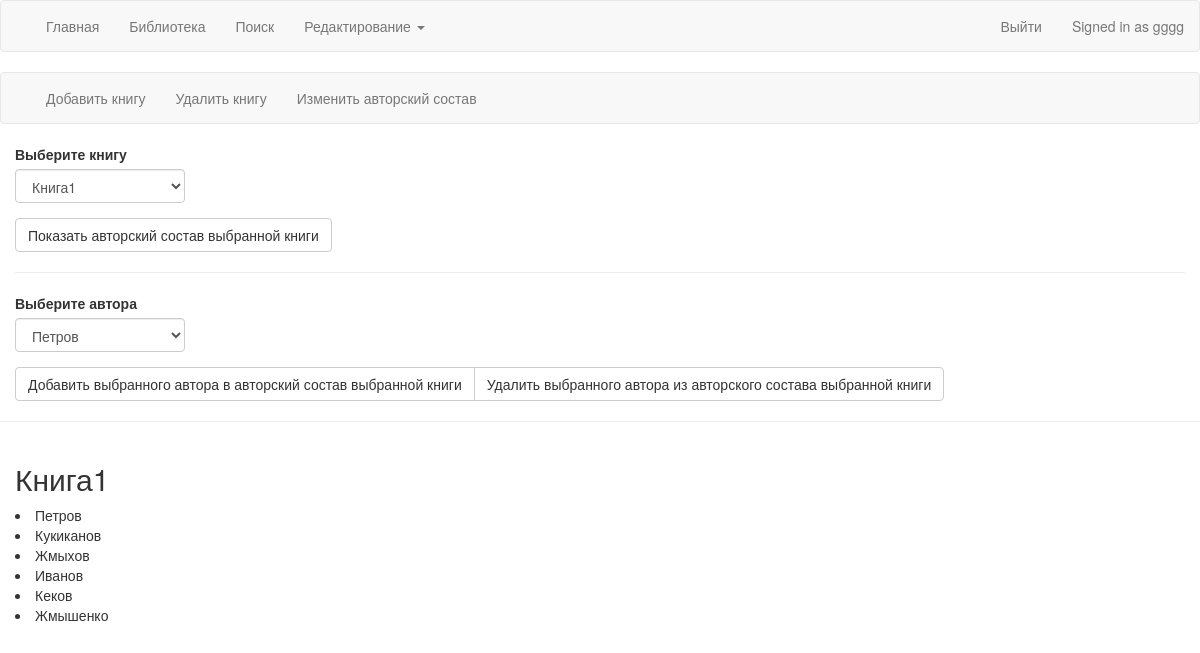
/editbook (signed in), run on the app's committed database.
### models.py (models this page shows, shortened)
class User(dbs.Model):
    id = dbs.Column(dbs.Integer, primary_key=True)
    login = dbs.Column(dbs.String(50), unique=True)
    password = dbs.Column(dbs.String(50))

class Book(dbs.Model):
    __tablename__ = 'book'
    id = dbs.Column(dbs.Integer, primary_key=True)
    bookname = dbs.Column(dbs.String(50), unique=True)
    authors = dbs.relationship('Author', secondary=books_authors, lazy='subquery', backref=dbs.backref('books', lazy=True))

class Author(dbs.Model):
    __tablename__ = 'author'
    id = dbs.Column(dbs.Integer, primary_key=True)
    authorname = dbs.Column(dbs.String(50), unique=True)

### views.py (the view, shortened to what this page needs)
@app.route("/editbook", methods=['GET', 'POST'])
def bookedit():
    form = BookEditForm()
    form.list_of_books.choices = [(book.id, book.bookname) for book in Book.query.all()]
    form.list_of_authors.choices = [(author.id, author.authorname) for author in Author.query.all()]
    book = Book.query.all()[0]
    return render_template('editing.html',
                           form=form,
                           user=current_user,
                           book=book)

### forms.py
class BookEditForm(Form):
    list_of_books = SelectField(u'Выберите книгу', coerce=int, validators=[Required()])
    list_of_authors = SelectField(u'Выберите автора', coerce=int, validators=[Required()])

### views.py (called while the page is built)
@login_manager.user_loader
def load_user(user_id):
    return User.query.get(user_id)

### templates/editing.html (shortened to what this page needs)
{%  import "bootstrap/wtf.html" as wtf %}
{% extends "bookpreedit.html" %}
{% block contentt %}
    <div class="container-fluid">
        <form action="" method="post" name="edit">
            <div class="row">
            <div class="col-md-2">
                {{ wtf.form_field(form.list_of_books) }}
                    <input type="submit" class="btn btn-default" name="submit" value="Показать авторский состав выбранной книги">
            </div>
            </div>
        <hr>
            <div class="row">
            <div class="col-md-2">
                {{ wtf.form_field(form.list_of_authors) }}
            </div>
            </div>
                <div class="btn-group">
                <input type="submit" class="btn btn-default" name="submit" value="Добавить выбранного автора в авторский состав выбранной книги">
                <input type="submit" class="btn btn-default" name="submit" value="Удалить выбранного автора из авторского состава выбранной книги">
                </div>
        </form>
    </div>
    <hr>
<div class="container-fluid">
    <div><h2>{{book.bookname}}</h2></div>
    {% for author in book.authors %}
        <div>  <li>{{ author.authorname }}</li></div>
    {% endfor %}
    </div>
{% endblock%}

### templates/basee.html (shortened to what this page needs)
{% extends "bootstrap/base.html" %}
{% block navbar %}
	<nav class="navbar navbar-default">
  <div class="container-fluid">
    <div class="collapse navbar-collapse" id="bs-example-navbar-collapse-1">
      <ul class="nav navbar-nav">
          <li><a href="/">Главная</a></li>
        <li><a href="/library">Библиотека</a></li>
        <li><a href="/search">Поиск</a></li>
          {% if user.is_authenticated%}
        <li class="dropdown">
          <a href="#" class="dropdown-toggle" data-toggle="dropdown" role="button" aria-haspopup="true" aria-expanded="false">Редактирование <span class="caret"></span></a>
        </li>
          {% endif %}
      </ul>
            {% if user.is_authenticated%}
                <p class="navbar-text navbar-right">Signed in as <a href="#" class="navbar-link">{{ user.login }}</a></p>
                <ul class="nav navbar-nav navbar-right">
                <li><a href="/logout">Выйти</a></li>
        </ul>
        {% else %}
    <ul class="nav navbar-nav navbar-right">
        <li><a href="/login">Войти</a></li>
          <li><a href="/registration">Регистрация</a></li>
        {% endif %}
    </div>
  </div>
</nav>
{% endblock %}

### data on the page
User: login "gggg"
Book: bookname "Книга1"
Author: authorname "Петров"
Author: authorname "Кукиканов"
Author: authorname "Жмыхов"
Author: authorname "Иванов"
Author: authorname "Кеков"
Author: authorname "Жмышенко"
